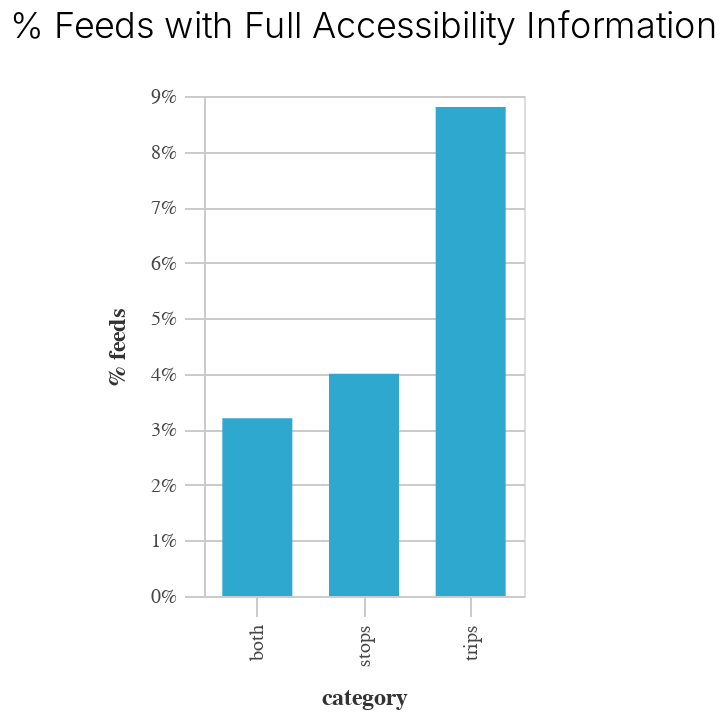

Notebook source saved alongside this figure:
### Code cell
chart = (alt.Chart(combined)
         .mark_bar(size=35)
         .encode(
             x=alt.X("category",),
             y=alt.Y("pct", title="% feeds", 
                     axis=alt.Axis(format="%")
                    ),
             color=alt.value(cp.CALITP_CATEGORY_BRIGHT_COLORS[0]),
             tooltip = ["category", "pct"]
         ).properties(title="% Feeds with Full Accessibility Information")
)

chart = (styleguide.preset_chart_config(chart)
         .properties(width = styleguide.chart_width*0.4)
         .interactive()
        )

display(chart)
#chart.save(f"{IMG_PATH}full_info_pct.png")

### Figure 1 — Vega-Lite specification as saved in the notebook (floating-point values rounded to 4 significant figures)
{"config": {"view": {"continuousWidth": 400, "continuousHeight": 300}, "axis": {"domainColor": "#cbcbcb", "grid": true, "gridColor": "#cbcbcb", "gridWidth": 1, "labelColor": "#474747", "labelFont": "Nunito Sans", "labelFontSize": 10, "labelPadding": 4, "tickColor": "#cbcbcb", "tickSize": 10, "titleColor": "#333", "titleFont": "Raleway", "titleFontSize": 12, "titlePadding": 10}, "axisBand": {"grid": false}, "background": "white", "font": "Raleway", "header": {"labelFont": "Nunito Sans", "titleFont": "Raleway"}, "legend": {"labelColor": "#333", "labelFont": "Nunito Sans", "labelFontSize": 11, "labelLimit": 0, "padding": 1, "symbolSize": 30, "symbolType": "square", "titleColor": "#333", "titleFont": "Raleway", "titleFontSize": 14, "titlePadding": 10}, "title": {"anchor": "middle", "font": "Raleway", "fontSize": 18, "fontWeight": 300, "offset": 20}}, "data": {"name": "data-b9ce28dd9ce99b0b02cf2296150462e0"}, "mark": {"type": "bar", "size": 35}, "encoding": {"color": {"value": "#2EA8CE"}, "tooltip": [{"field": "category", "type": "nominal"}, {"field": "pct", "type": "quantitative"}], "x": {"field": "category", "type": "nominal"}, "y": {"axis": {"format": "%"}, "field": "pct", "title": "% feeds", "type": "quantitative"}}, "height": 250, "selection": {"selector006": {"type": "interval", "bind": "scales", "encodings": ["x", "y"]}}, "title": "% Feeds with Full Accessibility Information", "width": 160.0, "$schema": "https://vega.github.io/schema/vega-lite/v4.17.0.json", "datasets": {"data-b9ce28dd9ce99b0b02cf2296150462e0": [{"category": "stops", "value": 10, "total_feeds": 251, "pct": 0.04}, {"category": "trips", "value": 22, "total_feeds": 251, "pct": 0.088}, {"category": "both", "value": 8, "total_feeds": 251, "pct": 0.032}]}}
